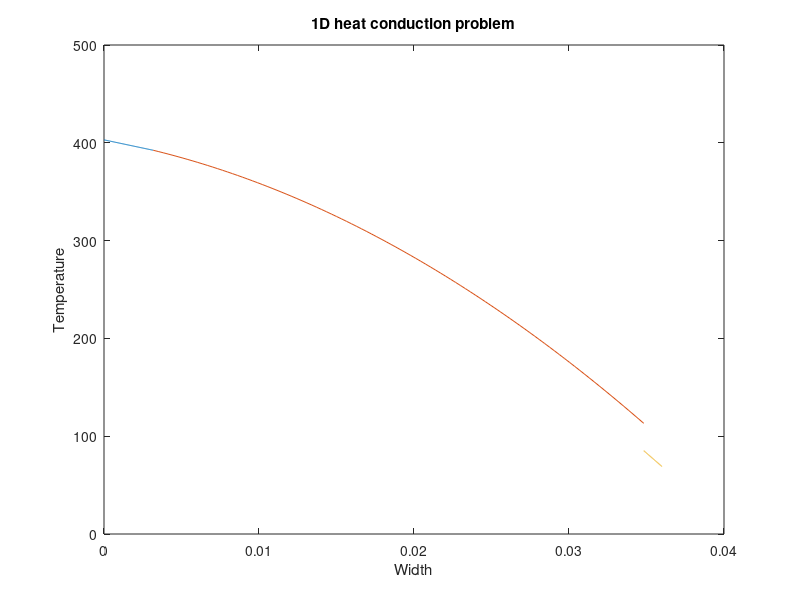

Recreate this plot in MATLAB.
function F=driver

% clear the console screen
clc; close all;clf
% load the data structure with info pertaining to the physical problem
global dat
dat.k{1}=@(x) 18;
dat.k{2}=@(x) 16;
dat.k{3}=@(x) 16;
dat.esrc=5000000;
dat.hgap=15764;
dat.hcv=20000;
dat.width=[0.003175 0.034823 0.036];
bc.left.type=1; %0=neumann, 1=robin, 2=dirichlet
bc.left.C=400; % (that data is C in: kdu/dn=C // u+k/hcv*du/dn =C // u=C)
bc.rite.type=1;
bc.rite.C=80;
dat.bc=bc; clear bc;

verif_hc_eq;

return
end

%%%%%%%%%%%%%%%%%%%%%%%%%%%%%%%%%%%%%
function verif_hc_eq
global dat

k1=dat.k{1}; 
k2=dat.k{2}; 
k3=dat.k{3}; 
src=dat.esrc;
hgap=dat.hgap; hcv=dat.hcv; L=dat.width; 

% general form of the solution:
% Zone 1 : T1 = B1*x + E1
% dT1/dx= B1
% Zone 2 : T2 = -q/(2*k2)*(x.^2) + B2*x + E2 = Y2*(x.^2) + B2*x + E2
% dT2/dx= -q/k2*x + B2 = Y1*x + B2
% Zone 3 : T3 = B3*x + E3
% dT3/dx= B3

% definition of 2 coefficients
Y1=-src/k1(0);
Y2=-src/(2*k2(0));

switch dat.bc.left.type
    case 0 % Neumann
        % k1*du1/dn=C on the left becomes: -k1*du1/dx=C 
        % <==> -k1*B1=C <==> B1=-C/k1
        mat(1,1:6) =[1,0,0,0,0,0];
        b(1) = -dat.bc.left.C / k1(0);
    case 1 % Robin
        % u1+k1/hcv*du1/dn =C on the left becomes: u1+k1/hcv*du1/dx =C
        % <==> k1/hcv*B1+E1=C
        mat(1,1:6) =[k1(0)/hcv,1,0,0,0,0];
        b(1) = dat.bc.left.C;
    case 2 % Dirichlet
        % u1=C <==> E1=C
        mat(1,1:6) =[0,1,0,0,0,0];
        b(1) = dat.bc.left.C;
end
switch dat.bc.rite.type
    case 0 % Neumann
        % k3*du3/dn=C on the right becomes: k3*du3/dx=C 
        % <==> k3*B3=C <==> B3=C/k3
        mat(6,1:6) =[0,0,0,0,1,0];
        b(6) = dat.bc.rite.C / k3(0);
    case 1 % Robin
        % u3+k3/hcv*du3/dn =C on the right becomes: u3-k3/hcv*du3/dx =C
        % <==> (L3-k3/hcv)B3+E3=C
        mat(6,1:6) =[0,0,0,0,L(3)-k3(0)/hcv,1];
        b(6) = dat.bc.rite.C;
    case 2 % Dirichlet
        % u3=C <==> B3*L+E3=C
        mat(6,1:6) =[0,0,0,0,L(3),1];
        b(6) = dat.bc.rite.C;
end

% fixed conditions
% continuity of T and flux between zone 1 and zone 2 (interface L1)
% T1(L1)=T2(L1) <==> B1*L1+E1=Y2*(L1^2)+B2*L1+E2
% <==> B1*L1+E1-B2*L1-E2=Y2*(L1^2)
mat(2,1:6) =[L(1),1,-L(1),-1,0,0];
b(2) =Y2*L(1)*L(1);
% phi1(L1)=phi2(L1) <==> k1*B1=k2*(Y1*L1+B2)
% <==> (k1/k2)*B1-B2=Y1*L1
mat(3,1:6) =[k1(0)/k2(0),0,-1,0,0,0];
b(3) =Y1*L(1);

% discontinuity of T between zone 2 and zone 3 (interface L2)
% T2(L2)=Y2*(L2^2)+B2*L2+E2
% T3(L2)=B3*L2+E3
% Tg=(T2(L2)+T3(L2))/2
% -k2*dT2/dx=hgap(T2(L2)-Tg)
% <==> -k2(-q/k2*L2+B2)=hgap(T2(L2)-T3(L2))/2
% <==> (2k2+L2*hgap)B2+hgap*E2-L2*hgap*B3-hgap*E3=-hgap*Y2*(L2^2)+2*q*L2
mat(4,1:6) =[0,0,2*k2(0)+L(2)*hgap,hgap,-L(2)*hgap,-hgap];
b(4) =-hgap*Y2*L(2)*L(2)+2*src*L(2);
% -k3*dT3/dx=hgap(Tg-T3(L2))
% <==> -k3*B3=hgap(T2(L2)-T3(L2))/2
% <==> L2*hgap*B2+hgap*E2+(2k3-L2*hgap)*B3-hgap*E3=-hgap*Y2*(L2^2)
mat(5,1:6) =[0,0,L(2)*hgap,hgap,2*k3(0)-L(2)*hgap,-hgap];
b(5) =-hgap*Y2*L(2)*L(2);

% get coefficient for the analytical solution
a=mat\b';
x1=linspace(0,L(1));
x2=linspace(L(1),L(2));
x3=linspace(L(2),L(3));
y1=a(1)*x1+a(2);
y2=Y2*(x2.^2)+a(3)*x2+a(4);
y3=a(5)*x3+a(6);

plot(x1,y1,x2,y2,x3,y3); hold all;
title('1D heat conduction problem')
xlabel('Width')
ylabel('Temperature')

return
end
